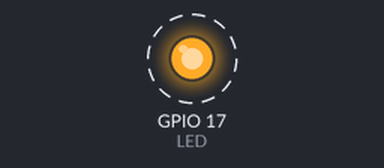
This program was run on a simulated Raspberry Pi (BCM pin numbers). Parts: output pins drawn as LEDs (lit = HIGH). Dashed ring = blinking. At 5.0 s the program stops and its outputs stay as they are.

Above: at 0.2 s.
Timing chart, 0 to 3.0 s (numbered marks = the images above):
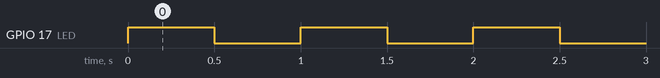

Measured:
- by itself, GPIO 17 (LED): alternates HIGH for 0.50 s and LOW for 0.50 s, 10 changes in all, then stays LOW

The program:

gpio_toggle.py
```python
#!/usr/bin/env python3

import RPi.GPIO as GPIO
import time


GPIO.setmode(GPIO.BCM)
LED = 17
GPIO.setup(LED, GPIO.OUT)

for i in range(0, 5):
  GPIO.output(LED, True)
  time.sleep(.5)
  GPIO.output(LED, False)
  time.sleep(.5)

GPIO.cleanup(LED)
```
